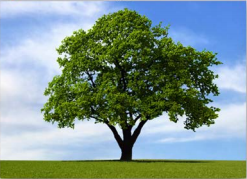
#> input picture Python/opencv/examples/Chapter02/images/tree_input.png, 247 x 179 px
$ python 08_vignette_gaussian.py
#> lines starting #> are read from the running program, lines starting #| are printed output that depends on the picture
import cv2
import numpy as np

img = cv2.imread('images/tree_input.png')
#> img is the input picture: shape (179, 247, 3); mean B, G, R 142.9, 149, 125.7
rows, cols = img.shape[:2]
#> rows = 179; cols = 247

# generating vignette mask using Gaussian kernels
kernel_x = cv2.getGaussianKernel(int(1.5*cols),200)
kernel_y = cv2.getGaussianKernel(int(1.5*rows),200)
kernel = kernel_y * kernel_x.T
mask = 255 * kernel / np.linalg.norm(kernel)
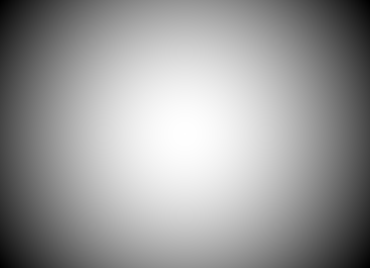
#> kernel: shape (268, 370) float64; min 6.49e-06, max 1.24e-05, mean 1.01e-05; drawn with min black and max white
mask = mask[int(0.5*rows):, int(0.5*cols):]
output = np.copy(img)

# applying the mask to each channel in the input image
for i in range(3):
    output[:,:,i] = output[:,:,i] * mask
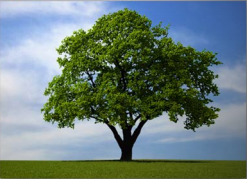
#> output: shape (179, 247, 3); mean B, G, R 118.9, 124.7, 105.5

cv2.imshow('Input', img)
cv2.imshow('Vignette with shifted focus', output)

cv2.waitKey(0)

$ run again, with Python/opencv/examples/Chapter02/images/house_input.png copied over Python/opencv/examples/Chapter02/images/tree_input.png
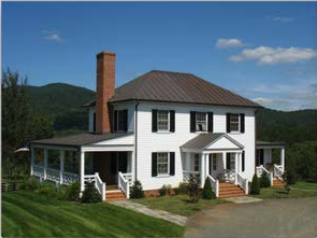
#> input picture Python/opencv/examples/Chapter02/images/house_input.png, 317 x 238 px
#> img is the input picture: shape (238, 317, 3); mean B, G, R 108.4, 102.1, 84.9
#> after the loop `for i in range(3):`:
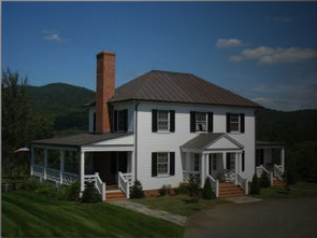
#> output: shape (238, 317, 3); mean B, G, R 71.8, 66, 53.9

$ run again, with Python/opencv/examples/Chapter02/images/image_02_008.png copied over Python/opencv/examples/Chapter02/images/tree_input.png
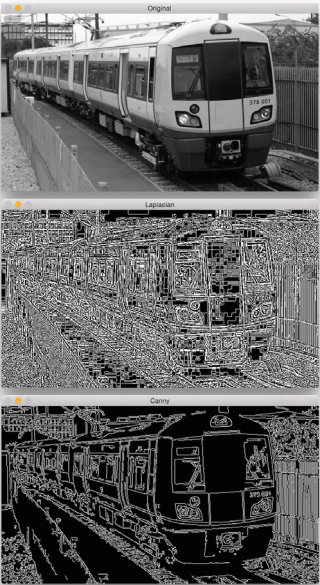
#> input picture Python/opencv/examples/Chapter02/images/image_02_008.png, 320 x 585 px
#> img is the input picture: shape (585, 320, 3); mean B, G, R 99.9, 99.9, 100
#> `mask = 255 * kernel / np.linalg.norm(kernel)`:
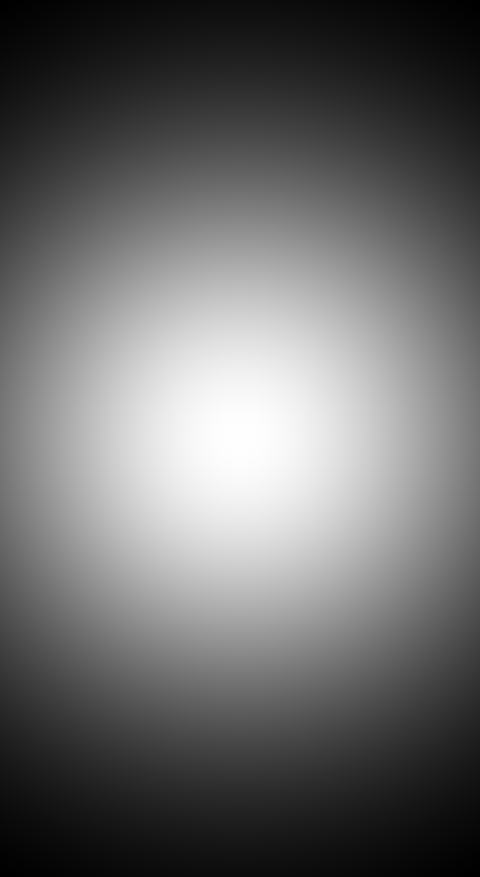
#> kernel: shape (877, 480) float64; min 2.36e-07, max 5.32e-06, mean 2.38e-06; drawn with min black and max white
#> after the loop `for i in range(3):`:
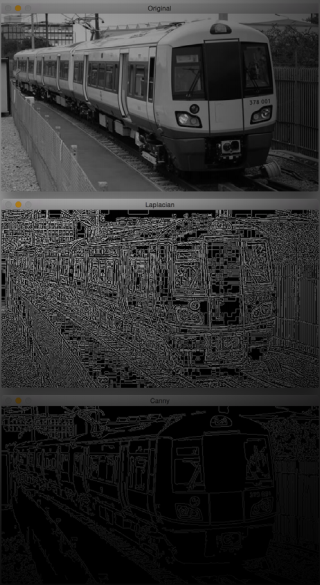
#> output: shape (585, 320, 3); mean B, G, R 45.5, 45.5, 45.5
